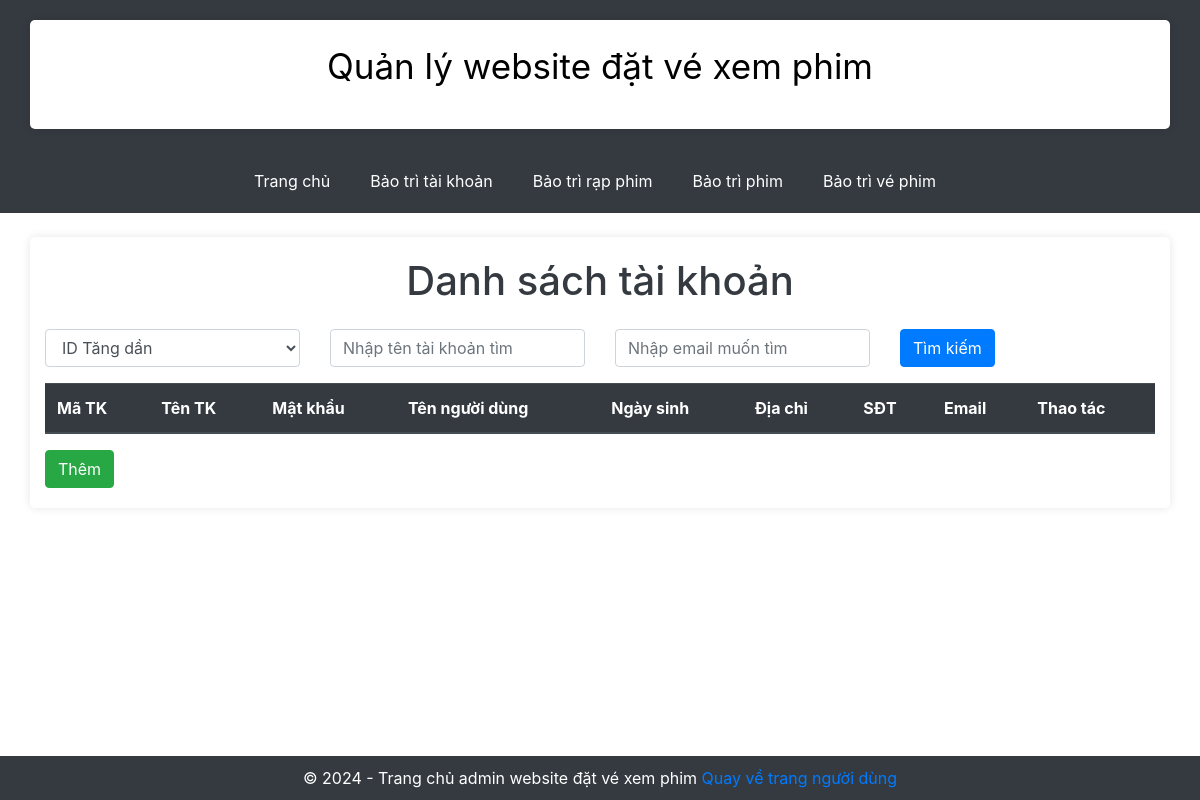
Before: /adminWeb.php?action=listTK with the older database file.
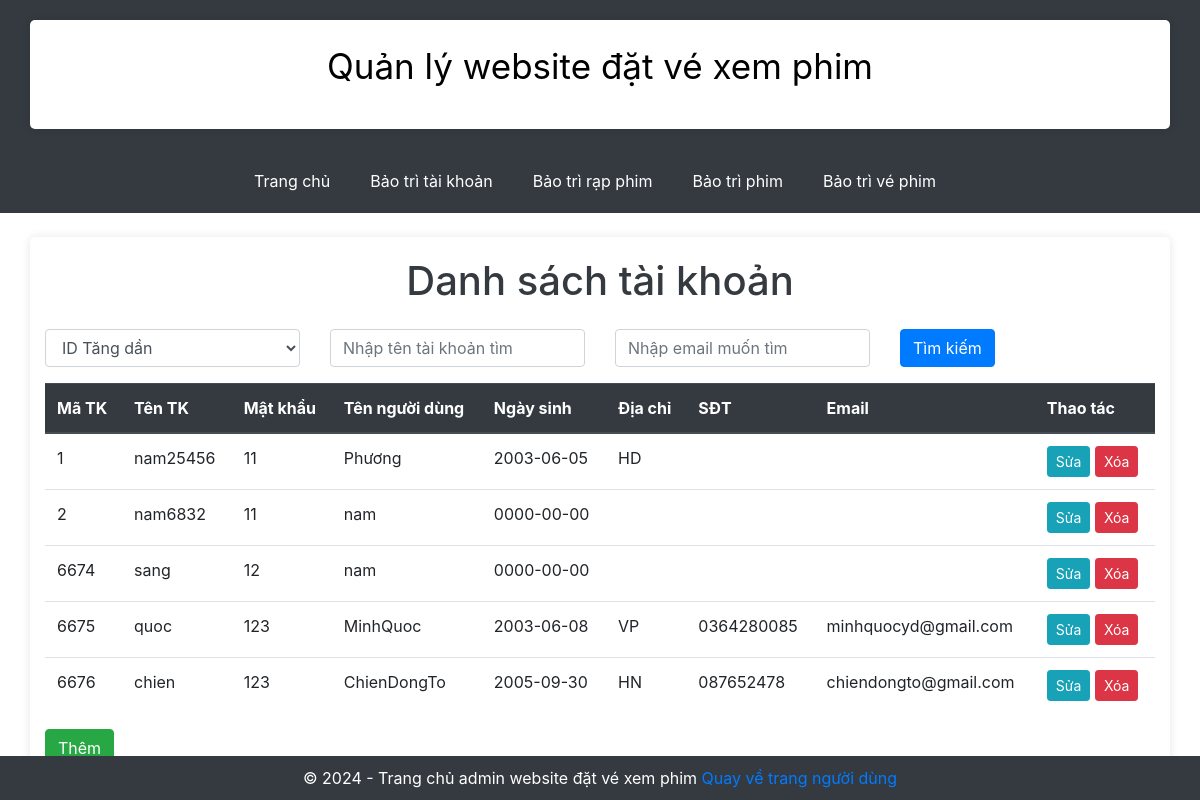
After: the same page with the newer database file.
### tables this page shows
CREATE TABLE `taikhoan` (
  `MaTK` int(11) NOT NULL,
  `TenTK` varchar(30) NOT NULL,
  `MatKhau` varchar(30) NOT NULL,
  `DiaChi` varchar(30) DEFAULT NULL,
  `NgaySinh` date DEFAULT NULL,
  `Email` varchar(30) DEFAULT NULL,
  `SDT` varchar(15) DEFAULT NULL,
  `TenNguoiDung` varchar(30) NOT NULL
);

### models/TaiKhoanModel.php (called while the page is built, shortened)
<?php
class TaiKhoanModel {
    private $conn;
    public function __construct($db) {
        $this->conn = $db;
    }
    public function getListTK() {
        $sql = "SELECT * FROM taikhoan";
        $result = $this->conn->query($sql);
        return $result->fetch_all(MYSQLI_ASSOC);
    }
}
?>

### views/BaoTriTaiKhoan/listTK.php (the view, shortened to what this page needs)
<!DOCTYPE html>
<html lang="en">
<head>
    <link href="https://stackpath.bootstrapcdn.com/bootstrap/4.5.2/css/bootstrap.min.css" rel="stylesheet">
</head>
<body>
    <div class="container mt-4">
        <h1 class="text-center mb-4">Danh sách tài khoản</h1>
        <form action="" method="post">
            <div class="row mb-3">
                <div class="col-md-3">
                    <select name="sortID" id="sortID" class="form-control">
                        <option value="tangdan">ID Tăng dần</option>
                    </select>
                </div>
                <div class="col-md-3">
                    <input type="text" id="findName" name="findName" class="form-control"
                        placeholder="Nhập tên tài khoản tìm">
                </div>
                <div class="col-md-3">
                    <input type="text" id="findEmail" name="findEmail" class="form-control"
                        placeholder="Nhập email muốn tìm">
                </div>
                <div class="col-md-3">
                    <button type="submit" class="btn btn-primary">Tìm kiếm</button>
                </div>
            </div>
        </form>
        <table class="table">
            <thead class="thead-dark">
                <tr>
                    <th scope="col">Mã TK</th>
                    <th scope="col">Tên TK</th>
                    <th scope="col">Mật khẩu</th>
                    <th scope="col">Tên người dùng</th>
                    <th scope="col">Ngày sinh</th>
                    <th scope="col">Địa chỉ</th>
                    <th scope="col">SĐT</th>
                    <th scope="col">Email</th>
                    <th scope="col">Thao tác</th>
                </tr>
            </thead>
            <tbody>
                <?php foreach ($result as $taikhoan): ?>
                <tr>
                    <td><?php echo $taikhoan['MaTK']; ?></td>
                    <td><?php echo $taikhoan['TenTK']; ?></td>
                    <td><?php echo $taikhoan['MatKhau']; ?></td>
                    <td><?php echo $taikhoan['TenNguoiDung']; ?></td>
                    <td><?php echo $taikhoan['NgaySinh']; ?></td>
                    <td><?php echo $taikhoan['DiaChi']; ?></td>
                    <td><?php echo $taikhoan['SDT']; ?></td>
                    <td><?php echo $taikhoan['Email']; ?></td>
                    <td>
                        <a href="adminWeb.php?action=suaTK&id=<?php echo $taikhoan['MaTK']; ?>"
                            class="btn btn-info btn-sm">Sửa</a>
                        <button onclick="confirmDelete(<?php echo $taikhoan['MaTK']; ?>)"
                            class="btn btn-danger btn-sm">Xóa</button>
                    </td>
                </tr>
                <?php endforeach; ?>
            </tbody>
        </table>
        <button class="btn btn-success"><a href="adminWeb.php?action=themTK" style="color: white;">Thêm</a></button>
    </div>
</body>
</html>

Changed rows visible on the page:
added taikhoan: MaTK "1", TenTK "nam25456", MatKhau "11", TenNguoiDung "Phương", NgaySinh "2003-06-05", DiaChi "HD"
added taikhoan: MaTK "2", TenTK "nam6832", MatKhau "11", TenNguoiDung "nam", NgaySinh "0000-00-00"
added taikhoan: MaTK "6674", TenTK "sang", MatKhau "12", TenNguoiDung "nam", NgaySinh "0000-00-00"
added taikhoan: MaTK "6675", TenTK "quoc", MatKhau "123", TenNguoiDung "MinhQuoc", NgaySinh "2003-06-08", DiaChi "VP", SDT "0364280085", Email "minhquocyd@gmail.com"
added taikhoan: MaTK "6676", TenTK "chien", MatKhau "123", TenNguoiDung "ChienDongTo", NgaySinh "2005-09-30", DiaChi "HN", SDT "087652478", Email "chiendongto@gmail.com"
